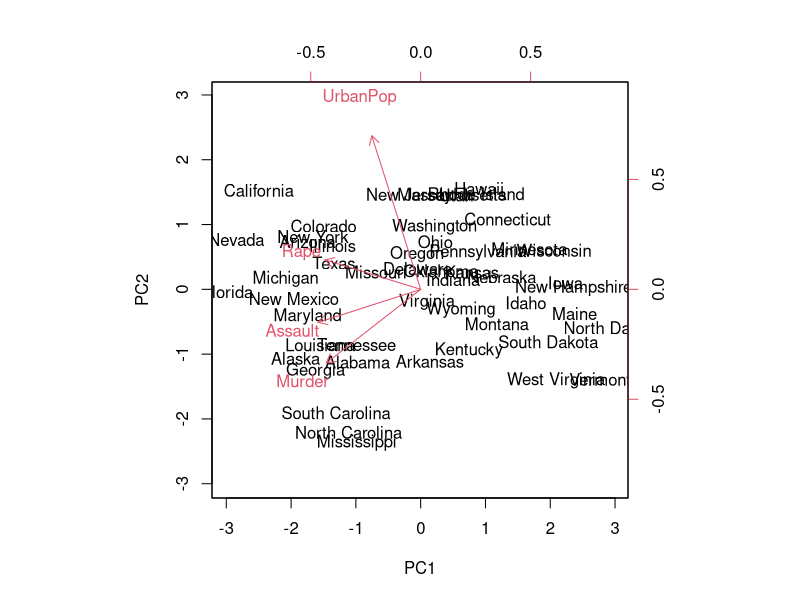
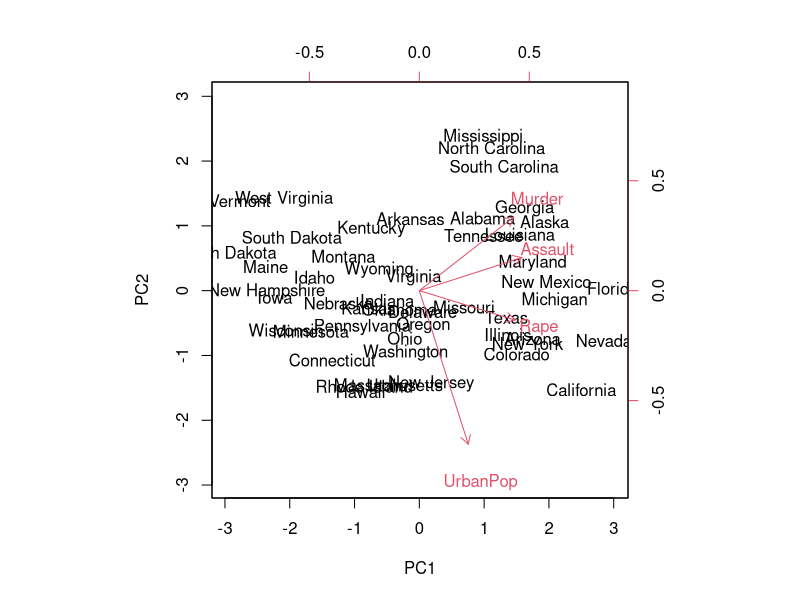
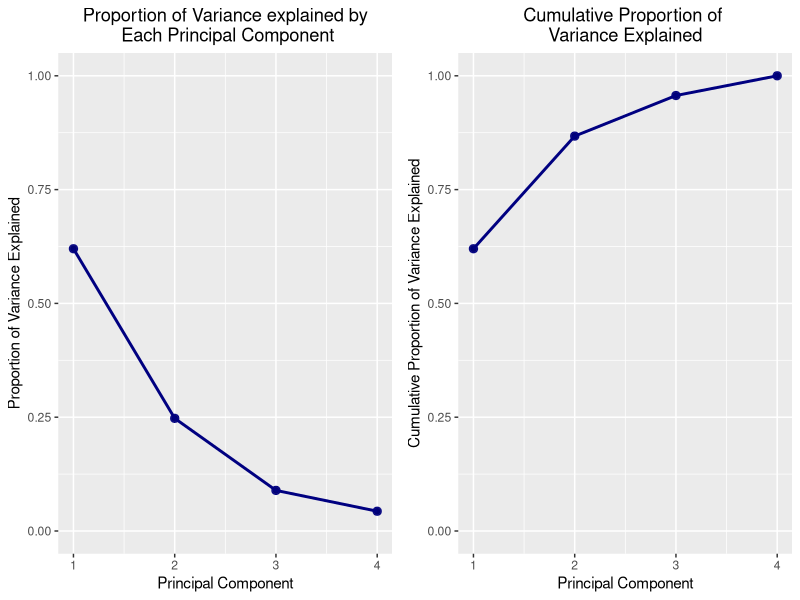
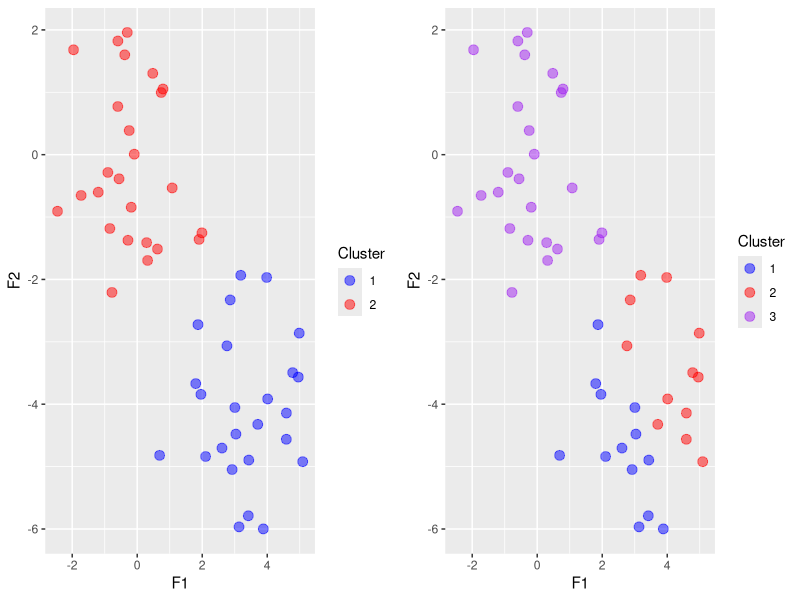
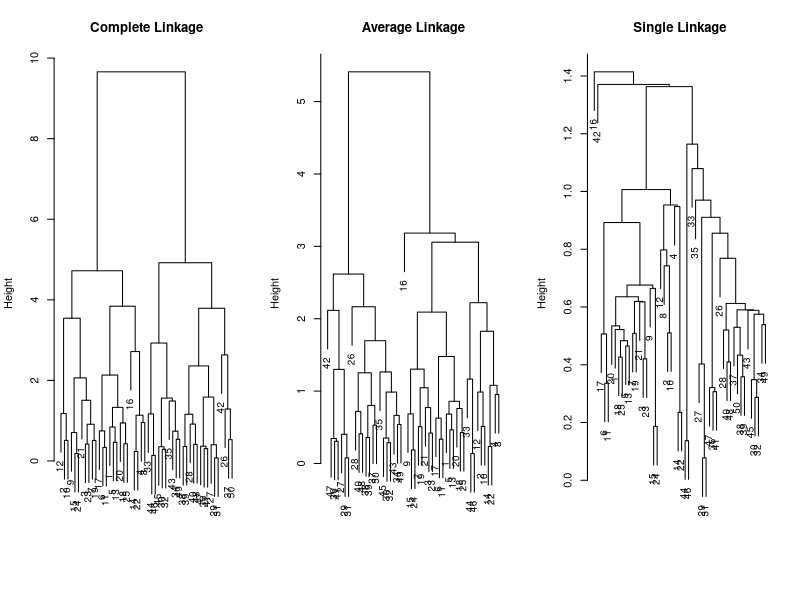
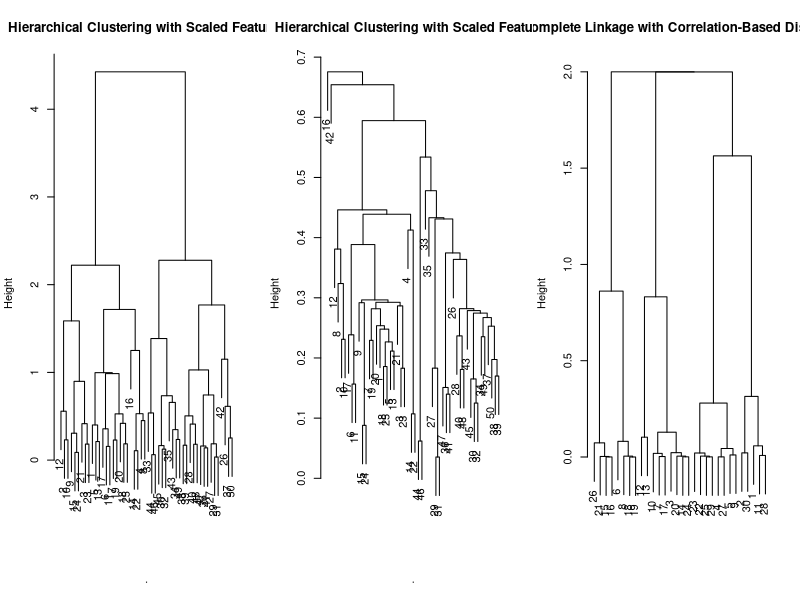

The R source for these figures, in order:
## ---- chunk 1
options(warnPartialMatchArgs = FALSE)  # don't want these warnings
library(magrittr)     # pipes
library(tibble)       # tibbles
library(dplyr)        # data wrangling
library(ggplot2)      # tidy plotting
library(gridExtra)    # for plotting ggplots as a grid
## ---- chunk 2
# USArrests (sadly) is part of the base R package
# 50 rows and four columns
dim(USArrests)
states <- row.names(USArrests)
states
names(USArrests)
apply(USArrests, 2, mean)
apply(USArrests, 2, var)

# Scale columns (variables) to have mean zero AND variance 1
pr_out <- stats::prcomp(USArrests, scale = TRUE)

# Center and scale correspond to means and standard deviations for scaling
names(pr_out)

pr_out$center
pr_out$scale

# The rotation matrix contains the right singular vectors
pr_out$rotation

# The x matrix contains the left singular vectors
dim(pr_out$x)
biplot(pr_out, scale = 0)
pr_out$rotation <- -pr_out$rotation
pr_out$x <- -pr_out$x
biplot(pr_out, scale = 0)
## ---- chunk 3
# sdev contains the singular values
pr_out$sdev
pr_var <- pr_out$sdev^2
pr_var
pve <- pr_var / sum(pr_var)
pve
# pve/pr_var

v1 <- ggplot2::qplot(x = seq_along(pve),  # `qplot()` is convenience wrapper `ggplot()`
                     y = pve) +           # allows plotting 2 vectors w/o data.frame
  geom_point(alpha = 0.9, colour = "navy", size = 2.5) +
  geom_line(colour = "navy", size = 1) +
  labs(title = "Proportion of Variance explained by\n Each Principal Component",
       x = "Principal Component",
       y = "Proportion of Variance Explained") +
  lims(y = c(0, 1)) +                                # set y-limits
  theme(plot.title = element_text(hjust = 0.5)) +    # center main title
  NULL

v2 <- ggplot2::qplot(x = seq_along(pve),
                     y = cumsum(pve)) +   # cumulative sum
  geom_point(alpha = 0.9, colour = "navy", size = 2.5) +
  geom_line(colour = "navy", size = 1) +
  labs(title = "Cumulative Proportion of \nVariance Explained",
       x = "Principal Component",
       y = "Cumulative Proportion of Variance Explained") +
  lims(y = c(0, 1)) +
  theme(plot.title = element_text(hjust = 0.5)) +
  NULL

gridExtra::grid.arrange(v1, v2, ncol = 2)
## ---- chunk 4
# Simulate some data
set.seed(2)
clust_data <- matrix(stats::rnorm(50 * 2), ncol = 2) %>%
  data.frame() %>%
  magrittr::set_names(c("F1", "F2")) %>%
  dplyr::mutate(id = dplyr::row_number()) %>%   # id for shifting
  dplyr::mutate(F1 = dplyr::case_when(
                       id <= 25 ~ F1 + 3,   # shift F1 +3 if in top half
                       TRUE ~ F1),          # otherwise leave as is
                F2 = dplyr::case_when(
                       id <= 25 ~ F2 - 4,   # shift F2 -4 if in top half
                       TRUE ~ F2)) %>%      # otherwise leave as is
  tibble::as.tibble() %>%
  dplyr::select(-id)

clust_data

# K-means with K=2 and 20 random starts
km_2 <- clust_data %>%
  stats::kmeans(centers = 2, nstart = 20)
km_2$cluster
km_2
km_2$totss
km_2$betweenss
km_2$tot.withinss

# K-means with K=3 and 20 random starts
set.seed(4)
km_3 <- clust_data %>% stats::kmeans(3, 20)
km_3

# Save ggplot as object for later
k1 <- clust_data %>%
  dplyr::mutate(Cluster = factor(km_2$cluster)) %>% # make factor for plotting
  ggplot(aes(x = F1, y = F2, colour = Cluster)) +
    geom_point(alpha = 0.5, size = 3) +
    scale_colour_manual(values = c("blue", "red")) +  # over-ride default colors
    NULL

k2 <- clust_data %>%
  dplyr::mutate(Cluster = factor(km_3$cluster)) %>% # make factor for plotting
  ggplot(aes(x = F1, y = F2, colour = Cluster)) +
    geom_point(alpha = 0.5, size = 3) +
    scale_colour_manual(values = c("blue", "red", "purple")) +
    NULL

gridExtra::grid.arrange(k1, k2, ncol = 2)

# K-means with K=3 and only one random start
# Calculate total within cluster SSQ
set.seed(3)
km_3_1start <- clust_data %>% stats::kmeans(3, nstart = 1)
km_3_1start$tot.withinss

# K-means with K=3 with 20 random starts
# Calculate total within cluster SSQ
km_3_20start <- clust_data %>%
  stats::kmeans(3, nstart = 20)
km_3_20start$tot.withinss

# K-means with K=4 with 20 random starts
# Calculate total within cluster SSQ (Here we see the danger of "overfitting")
km_4_20start <- clust_data %>%
  stats::kmeans(4, nstart = 20)
km_4_20start$tot.withinss
## ---- chunk 5
hc_complete <- stats::hclust(dist(clust_data), method = "complete")
hc_average  <- stats::hclust(dist(clust_data), method = "average")
hc_single   <- stats::hclust(dist(clust_data), method = "single")

par(mfrow = c(1, 3))
plot(hc_complete, main = "Complete Linkage", xlab = "", sub = "", cex = 0.9)
plot(hc_average, main = "Average Linkage", xlab = "", sub = "", cex = 0.9)
plot(hc_single, main = "Single Linkage", xlab = "", sub = "", cex = 0.9)

# Cut tree at a given number of clusters
cutree(hc_complete, 2)
cutree(hc_average, 2)
cutree(hc_single, 2)
cutree(hc_single, 4)
## ---- chunk 6
# Scale before clustering
hc_scaled_complete <- clust_data %>%
                      scale() %>%            # scale -> mean = 0; unit variance
                      dist() %>%             # calculate distances
                      stats::hclust(method = "complete")  # perform clustering
hc_scaled_complete %>%  
   plot(main = "Hierarchical Clustering with Scaled Features", sub = "")
cutree(hc_scaled_complete, 2)

hc_scaled_single <- clust_data %>%
                    scale() %>%            # scale -> mean = 0; unit variance
                    dist() %>%             # calculate distances
                    stats::hclust(method = "single")  # perform clustering
hc_scaled_single %>%  
   plot(main = "Hierarchical Clustering with Scaled Features", sub = "")
cutree(hc_scaled_single, 2)
## ---- chunk 7
# Distance based on correlation
# Both dist() and 1-cor() produce symmetric matrices with zero on the diagonal
dtmp <- matrix(rnorm(10 * 3), ncol = 3) %>%        # 10x3 matrix of random data
  dist() %>%
  as.matrix()
dtmp

ctmp <- matrix(rnorm(10 * 3), ncol = 3) %>%       # 10x3 matrix of random data
  t() %>%                                         # transpose
  stats::cor()                                    # correlation matrix
1 - ctmp

matrix(rnorm(30 * 3), ncol = 3) %>%        # 10x3 matrix of random data
  t() %>%                                  # transpose
  stats::cor() %>%                         # correlation matrix
  magrittr::subtract(1, .) %>%             # subtract from 1
  stats::as.dist() %>%                     # distance matrix-> for `hclust` recognizes
  stats::hclust(method = "complete") %>%   # perform clustering
  plot(main = "Complete Linkage with Correlation-Based Distance",   # S3 plot method
       xlab = "", sub = "")
